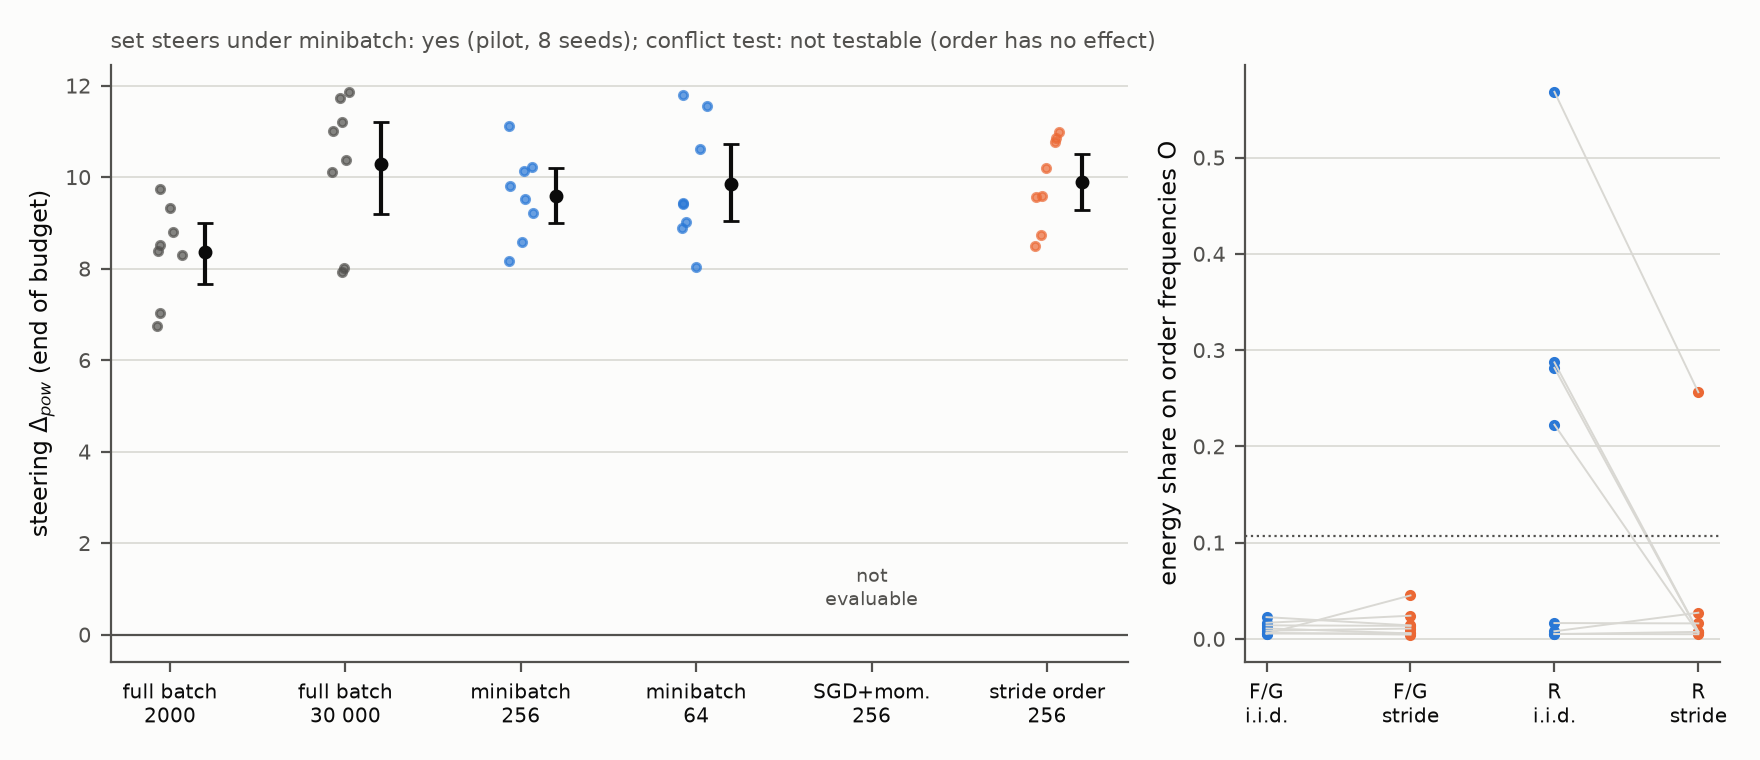

Here is the Python script that generated this plot:
"""Figure 11 (draft, short paper Section 6): L0 set composition vs data order under minibatch (pilot EXP-100; later the L0
confirmation). Left: Delta_pow at the end of the budget per seed and arm (full batch 2000 / 30 000 steps, i.i.d. minibatch 256 / 64,
SGD with momentum, stride order), mean with 95 % bootstrap CI. Right: share of the embedding energy on the stride-order
frequencies O = {11, 12, 22, 23, 34, 45}, i.i.d. vs stride, for the engineered splits (F/G mean) and the random split R; chance 6/56.
Reads lab/experiments/EXP-100-set-vs-order/summary.json (analyze.py output). NOT YET RUN on data (session 43).
  python lab/paper/figures/fig11_l0_set_vs_order.py            # real data -> fig11_l0_set_vs_order.png/.svg
  python lab/paper/figures/fig11_l0_set_vs_order.py --demo     # synthetic numbers, writes only to a temp dir (code check)
"""
from __future__ import annotations

import json
import sys
import tempfile
from pathlib import Path

import matplotlib

matplotlib.use("Agg")
import matplotlib.pyplot as plt  # noqa: E402
import numpy as np  # noqa: E402

HERE = Path(__file__).resolve().parent
LAB = HERE.parents[1]
C1, C2, INK, MUTED, SURFACE, GRID = "#2a78d6", "#eb6834", "#0b0b0b", "#52514e", "#fcfcfb", "#d9d8d3"
ARMS = (("fb", "full batch\n2000"), ("fb30k", "full batch\n30 000"), ("iid256", "minibatch\n256"), ("iid64", "minibatch\n64"),
        ("sgdm256", "SGD+mom.\n256"), ("stride256", "stride order\n256"))
CHANCE_O = 6 / 56
EN = {"Menge steuert unter Minibatch": "yes (pilot, 8 seeds)",   # s47: English title from the pre-fixed German readings
      "Konflikt nicht pruefbar (Reihenfolge wirkt nicht)": "not testable (order has no effect)"}


def boot_ci(v: np.ndarray, rng: np.random.Generator, n: int = 10000) -> tuple[float, float]:
    m = rng.choice(v, (n, len(v)), replace=True).mean(1)
    return float(np.quantile(m, 0.025)), float(np.quantile(m, 0.975))


def style(a: plt.Axes) -> None:
    a.set_facecolor(SURFACE)
    a.grid(axis="y", color=GRID, linewidth=0.6)
    a.set_axisbelow(True)
    for side in ("top", "right"):
        a.spines[side].set_visible(False)
    for side in ("left", "bottom"):
        a.spines[side].set_color(MUTED)
    a.tick_params(colors=MUTED, labelsize=7.5)


def demo_rows() -> list[dict]:
    rng = np.random.default_rng(0)
    rows = []
    for s in range(8):
        r = {"seed": s, "valid": True}
        for arm, _ in ARMS:
            r[f"dpow_end_{arm}"] = 6 + rng.normal(0, 1)
            r[f"o_{arm}"] = CHANCE_O + rng.normal(0, 0.01)
        r["R_o_iid256"], r["R_o_stride256"] = CHANCE_O + rng.normal(0, 0.01), CHANCE_O + 0.05 + rng.normal(0, 0.01)
        rows.append(r)
    return rows


def plot(rows: list[dict], out_dir: Path, reading: str = "") -> None:
    ok = [r for r in rows if r.get("valid")]
    rng = np.random.default_rng(11)
    fig, (ax, bx) = plt.subplots(1, 2, figsize=(8.8, 3.8), gridspec_kw={"width_ratios": [3, 1.4]}, facecolor=SURFACE)
    style(ax)
    style(bx)
    for j, (arm, _) in enumerate(ARMS):
        v = np.array([r[f"dpow_end_{arm}"] for r in ok if f"dpow_end_{arm}" in r], float)
        if not len(v):
            ax.text(j, 0.5, "not\nevaluable", ha="center", va="bottom", fontsize=7, color=MUTED)   # s47: SGD arm dropped (calibration)
            continue
        col = MUTED if arm.startswith("fb") else (C2 if arm == "stride256" else C1)
        ax.scatter(j + rng.uniform(-0.08, 0.08, len(v)), v, s=9, color=col, alpha=0.7, zorder=2)
        lo, hi = boot_ci(v, rng)
        ax.errorbar(j + 0.2, v.mean(), yerr=[[v.mean() - lo], [hi - v.mean()]], fmt="o", color=INK, markersize=4, capsize=3, zorder=3)
    ax.axhline(0, color=MUTED, linewidth=0.8)
    ax.set_xticks(range(len(ARMS)), [lab for _, lab in ARMS], fontsize=7.2, color=INK)
    ax.set_ylabel(r"steering $\Delta_{pow}$ (end of budget)", fontsize=8.5, color=INK)
    if reading:
        ax.set_title(reading, fontsize=8, color=MUTED, loc="left")
    pairs = (("F/G", [r.get("o_iid256") for r in ok], [r.get("o_stride256") for r in ok]),
             ("R", [r.get("R_o_iid256") for r in ok], [r.get("R_o_stride256") for r in ok]))
    for k, (lab, a, b) in enumerate(pairs):
        a2 = [x for x, y in zip(a, b) if x is not None and y is not None]
        b2 = [y for x, y in zip(a, b) if x is not None and y is not None]
        for x, y in zip(a2, b2):
            bx.plot([2 * k, 2 * k + 1], [x, y], color=GRID, linewidth=0.7)
        bx.scatter([2 * k] * len(a2), a2, s=9, color=C1)
        bx.scatter([2 * k + 1] * len(b2), b2, s=9, color=C2)
    bx.axhline(CHANCE_O, color=MUTED, linewidth=0.8, linestyle=":")
    bx.set_xticks([0, 1, 2, 3], ["F/G\ni.i.d.", "F/G\nstride", "R\ni.i.d.", "R\nstride"], fontsize=7.2, color=INK)
    bx.set_ylabel("energy share on order frequencies O", fontsize=8.5, color=INK)
    fig.tight_layout()
    for ext in ("png", "svg"):
        fig.savefig(out_dir / f"fig11_l0_set_vs_order.{ext}", dpi=200, facecolor=SURFACE)


def main() -> None:
    if sys.argv[1:] == ["--demo"]:
        with tempfile.TemporaryDirectory() as tmp:
            plot(demo_rows(), Path(tmp), "DEMO (synthetic numbers)")
            print("[fig11] demo ok (nothing written to the repo)")
        return
    summ = json.loads((LAB / "experiments/EXP-100-set-vs-order/summary.json").read_text(encoding="utf-8"))
    p = summ["primary"]
    plot(summ["rows"], HERE, f"set steers under minibatch: {EN.get(p.get('K2_MB'), p.get('K2_MB'))}; "
                             f"conflict test: {EN.get(p.get('Konflikt'), p.get('Konflikt'))}")
    print("[fig11] written")


if __name__ == "__main__":
    main()
